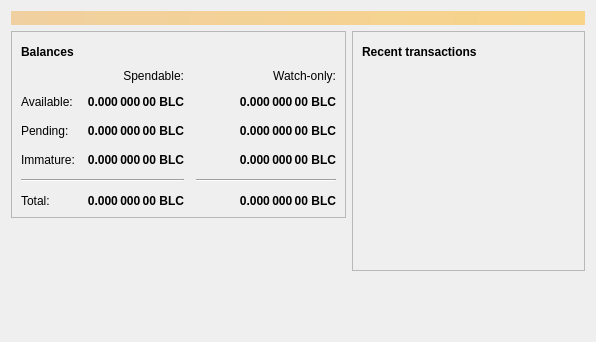
<?xml version="1.0" encoding="UTF-8"?>
<ui version="4.0">
 <class>OverviewPage</class>
 <widget class="QWidget" name="OverviewPage">
  <property name="geometry">
   <rect>
    <x>0</x>
    <y>0</y>
    <width>596</width>
    <height>342</height>
   </rect>
  </property>
  <property name="windowTitle">
   <string>Form</string>
  </property>
  <layout class="QVBoxLayout" name="topLayout">
   <item>
    <widget class="QLabel" name="labelAlerts">
     <property name="visible">
      <bool>false</bool>
     </property>
     <property name="styleSheet">
      <string notr="true">QLabel { background-color: qlineargradient(x1: 0, y1: 0, x2: 1, y2: 0, stop:0 #F0D0A0, stop:1 #F8D488); color:#000000; }</string>
     </property>
     <property name="wordWrap">
      <bool>true</bool>
     </property>
     <property name="margin">
      <number>3</number>
     </property>
     <property name="textInteractionFlags">
      <set>Qt::TextSelectableByMouse</set>
     </property>
    </widget>
   </item>
   <item>
    <layout class="QHBoxLayout" name="horizontalLayout" stretch="1,1">
     <item>
      <layout class="QVBoxLayout" name="verticalLayout_2">
       <item>
        <widget class="QFrame" name="frame">
         <property name="frameShape">
          <enum>QFrame::StyledPanel</enum>
         </property>
         <property name="frameShadow">
          <enum>QFrame::Raised</enum>
         </property>
         <layout class="QVBoxLayout" name="verticalLayout_4">
          <item>
           <layout class="QHBoxLayout" name="horizontalLayout_4">
            <item>
             <widget class="QLabel" name="label_5">
              <property name="font">
               <font>
                <weight>75</weight>
                <bold>true</bold>
               </font>
              </property>
              <property name="text">
               <string>Balances</string>
              </property>
             </widget>
            </item>
            <item>
             <widget class="QPushButton" name="labelWalletStatus">
              <property name="enabled">
               <bool>true</bool>
              </property>
              <property name="maximumSize">
               <size>
                <width>30</width>
                <height>16777215</height>
               </size>
              </property>
              <property name="toolTip">
               <string>The displayed information may be out of date. Your wallet automatically synchronizes with the Buildcoins network after a connection is established, but this process has not completed yet.</string>
              </property>
              <property name="text">
               <string/>
              </property>
              <property name="icon">
               <iconset resource="../bitcoin.qrc">
                <normaloff>:/icons/warning</normaloff>
                <disabledoff>:/icons/warning</disabledoff>:/icons/warning</iconset>
              </property>
              <property name="iconSize">
               <size>
                <width>24</width>
                <height>24</height>
               </size>
              </property>
              <property name="flat">
               <bool>true</bool>
              </property>
             </widget>
            </item>
            <item>
             <spacer name="horizontalSpacer_3">
              <property name="orientation">
               <enum>Qt::Horizontal</enum>
              </property>
              <property name="sizeHint" stdset="0">
               <size>
                <width>40</width>
                <height>20</height>
               </size>
              </property>
             </spacer>
            </item>
           </layout>
          </item>
          <item>
           <layout class="QGridLayout" name="gridLayout">
            <property name="spacing">
             <number>12</number>
            </property>
            <item row="2" column="2">
             <widget class="QLabel" name="labelWatchPending">
              <property name="font">
               <font>
                <weight>75</weight>
                <bold>true</bold>
               </font>
              </property>
              <property name="cursor">
               <cursorShape>IBeamCursor</cursorShape>
              </property>
              <property name="toolTip">
               <string>Unconfirmed transactions to watch-only addresses</string>
              </property>
              <property name="text">
               <string notr="true">0.000 000 00 BLC</string>
              </property>
              <property name="alignment">
               <set>Qt::AlignRight|Qt::AlignTrailing|Qt::AlignVCenter</set>
              </property>
              <property name="textInteractionFlags">
               <set>Qt::LinksAccessibleByMouse|Qt::TextSelectableByKeyboard|Qt::TextSelectableByMouse</set>
              </property>
             </widget>
            </item>
            <item row="2" column="1">
             <widget class="QLabel" name="labelUnconfirmed">
              <property name="font">
               <font>
                <weight>75</weight>
                <bold>true</bold>
               </font>
              </property>
              <property name="cursor">
               <cursorShape>IBeamCursor</cursorShape>
              </property>
              <property name="toolTip">
               <string>Total of transactions that have yet to be confirmed, and do not yet count toward the spendable balance</string>
              </property>
              <property name="text">
               <string notr="true">0.000 000 00 BLC</string>
              </property>
              <property name="alignment">
               <set>Qt::AlignRight|Qt::AlignTrailing|Qt::AlignVCenter</set>
              </property>
              <property name="textInteractionFlags">
               <set>Qt::LinksAccessibleByMouse|Qt::TextSelectableByKeyboard|Qt::TextSelectableByMouse</set>
              </property>
             </widget>
            </item>
            <item row="3" column="2">
             <widget class="QLabel" name="labelWatchImmature">
              <property name="font">
               <font>
                <weight>75</weight>
                <bold>true</bold>
               </font>
              </property>
              <property name="cursor">
               <cursorShape>IBeamCursor</cursorShape>
              </property>
              <property name="toolTip">
               <string>Mined balance in watch-only addresses that has not yet matured</string>
              </property>
              <property name="text">
               <string notr="true">0.000 000 00 BLC</string>
              </property>
              <property name="alignment">
               <set>Qt::AlignRight|Qt::AlignTrailing|Qt::AlignVCenter</set>
              </property>
              <property name="textInteractionFlags">
               <set>Qt::LinksAccessibleByMouse|Qt::TextSelectableByKeyboard|Qt::TextSelectableByMouse</set>
              </property>
             </widget>
            </item>
            <item row="4" column="0" colspan="2">
             <widget class="Line" name="line">
              <property name="orientation">
               <enum>Qt::Horizontal</enum>
              </property>
             </widget>
            </item>
            <item row="4" column="2">
             <widget class="Line" name="lineWatchBalance">
              <property name="sizePolicy">
               <sizepolicy hsizetype="Preferred" vsizetype="Fixed">
                <horstretch>0</horstretch>
                <verstretch>0</verstretch>
               </sizepolicy>
              </property>
              <property name="minimumSize">
               <size>
                <width>140</width>
                <height>0</height>
               </size>
              </property>
              <property name="orientation">
               <enum>Qt::Horizontal</enum>
              </property>
             </widget>
            </item>
            <item row="5" column="0">
             <widget class="QLabel" name="labelTotalText">
              <property name="text">
               <string>Total:</string>
              </property>
             </widget>
            </item>
            <item row="3" column="1">
             <widget class="QLabel" name="labelImmature">
              <property name="font">
               <font>
                <weight>75</weight>
                <bold>true</bold>
               </font>
              </property>
              <property name="cursor">
               <cursorShape>IBeamCursor</cursorShape>
              </property>
              <property name="toolTip">
               <string>Mined balance that has not yet matured</string>
              </property>
              <property name="text">
               <string notr="true">0.000 000 00 BLC</string>
              </property>
              <property name="alignment">
               <set>Qt::AlignRight|Qt::AlignTrailing|Qt::AlignVCenter</set>
              </property>
              <property name="textInteractionFlags">
               <set>Qt::LinksAccessibleByMouse|Qt::TextSelectableByKeyboard|Qt::TextSelectableByMouse</set>
              </property>
             </widget>
            </item>
            <item row="2" column="3">
             <spacer name="horizontalSpacer_2">
              <property name="orientation">
               <enum>Qt::Horizontal</enum>
              </property>
              <property name="sizeHint" stdset="0">
               <size>
                <width>40</width>
                <height>20</height>
               </size>
              </property>
             </spacer>
            </item>
            <item row="3" column="0">
             <widget class="QLabel" name="labelImmatureText">
              <property name="text">
               <string>Immature:</string>
              </property>
             </widget>
            </item>
            <item row="5" column="1">
             <widget class="QLabel" name="labelTotal">
              <property name="font">
               <font>
                <weight>75</weight>
                <bold>true</bold>
               </font>
              </property>
              <property name="cursor">
               <cursorShape>IBeamCursor</cursorShape>
              </property>
              <property name="toolTip">
               <string>Your current total balance</string>
              </property>
              <property name="text">
               <string notr="true">0.000 000 00 BLC</string>
              </property>
              <property name="alignment">
               <set>Qt::AlignRight|Qt::AlignTrailing|Qt::AlignVCenter</set>
              </property>
              <property name="textInteractionFlags">
               <set>Qt::LinksAccessibleByMouse|Qt::TextSelectableByKeyboard|Qt::TextSelectableByMouse</set>
              </property>
             </widget>
            </item>
            <item row="5" column="2">
             <widget class="QLabel" name="labelWatchTotal">
              <property name="font">
               <font>
                <weight>75</weight>
                <bold>true</bold>
               </font>
              </property>
              <property name="cursor">
               <cursorShape>IBeamCursor</cursorShape>
              </property>
              <property name="toolTip">
               <string>Current total balance in watch-only addresses</string>
              </property>
              <property name="text">
               <string notr="true">0.000 000 00 BLC</string>
              </property>
              <property name="alignment">
               <set>Qt::AlignRight|Qt::AlignTrailing|Qt::AlignVCenter</set>
              </property>
              <property name="textInteractionFlags">
               <set>Qt::LinksAccessibleByMouse|Qt::TextSelectableByKeyboard|Qt::TextSelectableByMouse</set>
              </property>
             </widget>
            </item>
            <item row="0" column="2">
             <widget class="QLabel" name="labelWatchonly">
              <property name="text">
               <string>Watch-only:</string>
              </property>
              <property name="alignment">
               <set>Qt::AlignRight|Qt::AlignTrailing|Qt::AlignVCenter</set>
              </property>
             </widget>
            </item>
            <item row="1" column="0">
             <widget class="QLabel" name="labelBalanceText">
              <property name="text">
               <string>Available:</string>
              </property>
             </widget>
            </item>
            <item row="1" column="1">
             <widget class="QLabel" name="labelBalance">
              <property name="font">
               <font>
                <weight>75</weight>
                <bold>true</bold>
               </font>
              </property>
              <property name="cursor">
               <cursorShape>IBeamCursor</cursorShape>
              </property>
              <property name="toolTip">
               <string>Your current spendable balance</string>
              </property>
              <property name="text">
               <string notr="true">0.000 000 00 BLC</string>
              </property>
              <property name="alignment">
               <set>Qt::AlignRight|Qt::AlignTrailing|Qt::AlignVCenter</set>
              </property>
              <property name="textInteractionFlags">
               <set>Qt::LinksAccessibleByMouse|Qt::TextSelectableByKeyboard|Qt::TextSelectableByMouse</set>
              </property>
             </widget>
            </item>
            <item row="1" column="2">
             <widget class="QLabel" name="labelWatchAvailable">
              <property name="font">
               <font>
                <weight>75</weight>
                <bold>true</bold>
               </font>
              </property>
              <property name="cursor">
               <cursorShape>IBeamCursor</cursorShape>
              </property>
              <property name="toolTip">
               <string>Your current balance in watch-only addresses</string>
              </property>
              <property name="text">
               <string notr="true">0.000 000 00 BLC</string>
              </property>
              <property name="alignment">
               <set>Qt::AlignRight|Qt::AlignTrailing|Qt::AlignVCenter</set>
              </property>
              <property name="textInteractionFlags">
               <set>Qt::LinksAccessibleByMouse|Qt::TextSelectableByKeyboard|Qt::TextSelectableByMouse</set>
              </property>
             </widget>
            </item>
            <item row="2" column="0">
             <widget class="QLabel" name="labelPendingText">
              <property name="text">
               <string>Pending:</string>
              </property>
             </widget>
            </item>
            <item row="0" column="1">
             <widget class="QLabel" name="labelSpendable">
              <property name="text">
               <string>Spendable:</string>
              </property>
              <property name="alignment">
               <set>Qt::AlignRight|Qt::AlignTrailing|Qt::AlignVCenter</set>
              </property>
             </widget>
            </item>
           </layout>
          </item>
         </layout>
        </widget>
       </item>
       <item>
        <spacer name="verticalSpacer">
         <property name="orientation">
          <enum>Qt::Vertical</enum>
         </property>
         <property name="sizeHint" stdset="0">
          <size>
           <width>20</width>
           <height>40</height>
          </size>
         </property>
        </spacer>
       </item>
      </layout>
     </item>
     <item>
      <layout class="QVBoxLayout" name="verticalLayout_3">
       <item>
        <widget class="QFrame" name="frame_2">
         <property name="frameShape">
          <enum>QFrame::StyledPanel</enum>
         </property>
         <property name="frameShadow">
          <enum>QFrame::Raised</enum>
         </property>
         <layout class="QVBoxLayout" name="verticalLayout">
          <item>
           <layout class="QHBoxLayout" name="horizontalLayout_2">
            <item>
             <widget class="QLabel" name="label_4">
              <property name="font">
               <font>
                <weight>75</weight>
                <bold>true</bold>
               </font>
              </property>
              <property name="text">
               <string>Recent transactions</string>
              </property>
             </widget>
            </item>
            <item>
             <widget class="QPushButton" name="labelTransactionsStatus">
              <property name="enabled">
               <bool>true</bool>
              </property>
              <property name="maximumSize">
               <size>
                <width>30</width>
                <height>16777215</height>
               </size>
              </property>
              <property name="toolTip">
               <string>The displayed information may be out of date. Your wallet automatically synchronizes with the Buildcoins network after a connection is established, but this process has not completed yet.</string>
              </property>
              <property name="text">
               <string/>
              </property>
              <property name="icon">
               <iconset resource="../bitcoin.qrc">
                <normaloff>:/icons/warning</normaloff>
                <disabledoff>:/icons/warning</disabledoff>:/icons/warning</iconset>
              </property>
              <property name="iconSize">
               <size>
                <width>24</width>
                <height>24</height>
               </size>
              </property>
              <property name="flat">
               <bool>true</bool>
              </property>
             </widget>
            </item>
            <item>
             <spacer name="horizontalSpacer">
              <property name="orientation">
               <enum>Qt::Horizontal</enum>
              </property>
              <property name="sizeHint" stdset="0">
               <size>
                <width>40</width>
                <height>20</height>
               </size>
              </property>
             </spacer>
            </item>
           </layout>
          </item>
          <item>
           <widget class="QListView" name="listTransactions">
            <property name="styleSheet">
             <string notr="true">QListView { background: transparent; }</string>
            </property>
            <property name="frameShape">
             <enum>QFrame::NoFrame</enum>
            </property>
            <property name="verticalScrollBarPolicy">
             <enum>Qt::ScrollBarAlwaysOff</enum>
            </property>
            <property name="horizontalScrollBarPolicy">
             <enum>Qt::ScrollBarAlwaysOff</enum>
            </property>
            <property name="selectionMode">
             <enum>QAbstractItemView::NoSelection</enum>
            </property>
           </widget>
          </item>
         </layout>
        </widget>
       </item>
       <item>
        <spacer name="verticalSpacer_2">
         <property name="orientation">
          <enum>Qt::Vertical</enum>
         </property>
         <property name="sizeHint" stdset="0">
          <size>
           <width>20</width>
           <height>40</height>
          </size>
         </property>
        </spacer>
       </item>
      </layout>
     </item>
    </layout>
   </item>
  </layout>
 </widget>
 <resources/>
 <connections/>
</ui>
